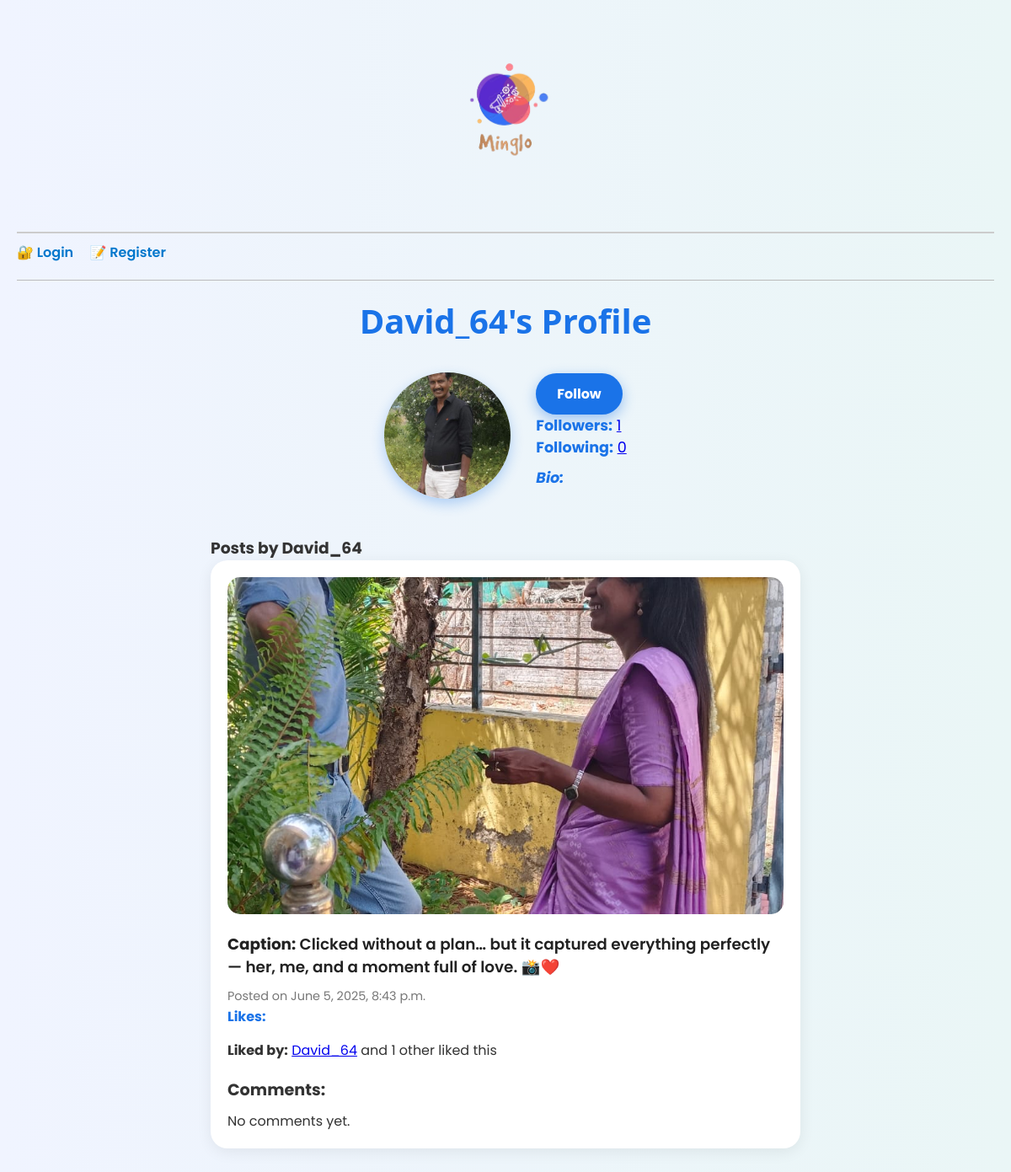
The app's page /profile/David_64/ with its own data.
### socialapp/models.py (models this page shows, shortened)
class Profile(models.Model):
    user = models.OneToOneField(User, on_delete=models.CASCADE, related_name='profile')
    bio = models.TextField(blank=True)
    profile_pic = models.ImageField(upload_to='profile_pics/', blank=True, null=True)
    followers = models.ManyToManyField(User, related_name='following', blank=True)  # Optional followers

class Post(models.Model):
    user = models.ForeignKey(User, on_delete=models.CASCADE)
    caption = models.TextField()
    image = models.ImageField(upload_to='posts/')
    created_at = models.DateTimeField(auto_now_add=True)

### socialapp/views.py (the view)
# urls.py: path('profile/<str:username>/', views.profile_view, name='profile'),
def profile_view(request, username):
    from django.contrib.auth.models import User
    profile_user = User.objects.get(username=username)
    profile = profile_user.profile
    posts = Post.objects.filter(user=profile_user)
    user_liked_posts = []
    if request.user.is_authenticated:
        user_liked_posts = Like.objects.filter(user=request.user).values_list('post_id', flat=True)
    for post in posts:
        likes = post.likes.all()
        liked_users = [like.user for like in likes]  # full User objects
        post.like_count = likes.count()
        if liked_users:
            post.first_liker = liked_users[0]  # First user who liked
            post.other_likers_count = len(liked_users) - 1
        else:
            post.first_liker = None
            post.other_likers_count = 0
    return render(request, 'socialapp/profile.html', {
        'profile_user': profile_user,
        'profile': profile,
        'posts': posts,
        'user_liked_posts': user_liked_posts,
    })

### socialapp/templates/socialapp/profile.html (shortened to what this page needs)
{% extends 'socialapp/base.html' %}
{% load static %}
{% block content %}
<h2>{{ profile_user.username }}'s Profile</h2>
<div class="profile-header">
    {% if profile.profile_pic %}
        <img src="{{ profile.profile_pic.url }}" alt="Profile picture" class="profile-pic">
    {% else %}
        <img src="{% static 'default.png' %}" alt="Default profile" class="profile-pic">
    {% endif %}
    <div class="profile-info">
        {% if request.user != profile_user %}
            {% if request.user in profile.followers.all %}
                <form action="{% url 'unfollow_user' profile_user.username %}" method="post">
                    {% csrf_token %}
                    <button type="submit" class="follow-btn">Unfollow</button>
                </form>
            {% else %}
                <form action="{% url 'follow_user' profile_user.username %}" method="post">
                    <button type="submit" class="follow-btn">Follow</button>
                </form>
            {% endif %}
        {% endif %}
        <p><strong>Followers:</strong> <a href="{% url 'followers_list' profile_user.username %}">{{ profile.followers.count }}</a></p>
        <p><strong>Following:</strong> <a href="{% url 'following_list' profile_user.username %}">{{ profile_user.following.count }}</a></p>
        <p class="bio"><strong>Bio:</strong><br> {{ profile.bio|linebreaks }}</p>
    </div>
</div>
<div class="posts-container">
    <h3>Posts by {{ profile_user.username }}</h3>
    {% for post in posts %}
        <div class="post-card">
            {% if post.image %}
                <img src="{{ post.image.url }}" alt="Post image" class="post-image"><br>
            {% endif %}
            <p class="caption"><strong>Caption:</strong> {{ post.caption }}</p>
            <small class="post-date">Posted on {{ post.created_at }}</small>
            <div class="likes-section">
                <strong>Likes:</strong> {{ post.like_set.count }}
            </div>
            {% if post.first_liker %}
                <p>
                    <strong>Liked by:</strong>
                    <a href="{% url 'profile' post.first_liker.username %}">{{ post.first_liker.username }}</a>
                    {% if post.other_likers_count > 0 %}
                        and {{ post.other_likers_count }} other{{ post.other_likers_count|pluralize }} liked this
                    {% else %}
                        liked this
                    {% endif %}
                </p>
            {% else %}
                <p>No likes yet.</p>
            {% endif %}
            <div class="comments-section">
                <h4>Comments:</h4>
                {% for comment in post.comment_set.all %}
                    <div class="comment">
                        <strong>{{ comment.user.username }}:</strong> {{ comment.content }}
                    </div>
                {% empty %}
                    <p>No comments yet.</p>
                {% endfor %}
            </div>
        </div>
    {% empty %}
        <p style="text-align:center; font-style: italic; color: #777;">No posts yet.</p>
    {% endfor %}
</div>
{% endblock %}

### socialapp/templates/socialapp/base.html (style rules this page uses)
* { margin: 0; padding: 0; box-sizing: border-box; font-family: 'Poppins', sans-serif; }
body { background: linear-gradient(to right, #f0f4ff, #eaf6f6); color: #333; padding: 20px; transition: all 0.3s ease; }

### socialapp/templates/socialapp/profile.html (style rules this page uses)
h2 { font-family: 'Segoe UI', Tahoma, Geneva, Verdana, sans-serif; font-weight: 700; font-size: 2.5rem; color: #1a73e8; margin-bottom: 20px; text-align: center; }
.profile-header { display: flex; flex-wrap: wrap; align-items: center; justify-content: center; gap: 30px; margin-bottom: 30px; }
.profile-pic { border-radius: 50%; width: 150px; height: 150px; object-fit: cover; box-shadow: 0 6px 15px rgba(26,115,232,0.3); transition: transform 0.3s ease; }
.profile-info { max-width: 400px; text-align: left; font-family: 'Segoe UI', Tahoma, Geneva, Verdana, sans-serif; font-size: 1.1rem; color: #333; }
.profile-info strong { color: #1a73e8; }
.bio { white-space: pre-wrap; margin-top: 10px; font-style: italic; color: #555; }
.follow-btn { margin-top: 15px; padding: 12px 25px; background: #1a73e8; color: white; border: none; border-radius: 30px; font-weight: 700; font-size: 1rem; cursor: pointer; transition: background-color 0.3s ease; box-shadow: 0 5px 15px rgba(26,115,232,0.4); }
.posts-container { max-width: 700px; margin: 0 auto; }
.post-card { background: white; box-shadow: 0 4px 18px rgba(0,0,0,0.07); border-radius: 20px; padding: 20px; margin-bottom: 30px; transition: transform 0.3s ease, box-shadow 0.3s ease; }
.post-image { width: 100%; max-height: 400px; object-fit: cover; border-radius: 15px; margin-bottom: 15px; }
.caption { font-size: 1.15rem; color: #222; margin-bottom: 8px; font-weight: 600; }
.post-date { font-size: 0.9rem; color: #777; margin-bottom: 15px; }
.likes-section { font-size: 1rem; margin-bottom: 15px; color: #1a73e8; }
.likes-section strong { font-weight: 700; }
.comments-section { margin-top: 20px; }
.comments-section h4 { font-size: 1.2rem; margin-bottom: 10px; color: #333; }

### records on screen
Profile: profile_pic (picture), followers.count "1"
Post: image (picture), caption "Clicked without a plan… but it captured everything perfectly — her, me, and a moment full of love. 📸❤️", created_at "June 5, 2025, 8:43 p.m.", first_liker.username "David_64", other_likers_count "1"

### other values on screen
{{ profile_user.username }} "David_64"
{{ profile_user.following.count }} "0"
